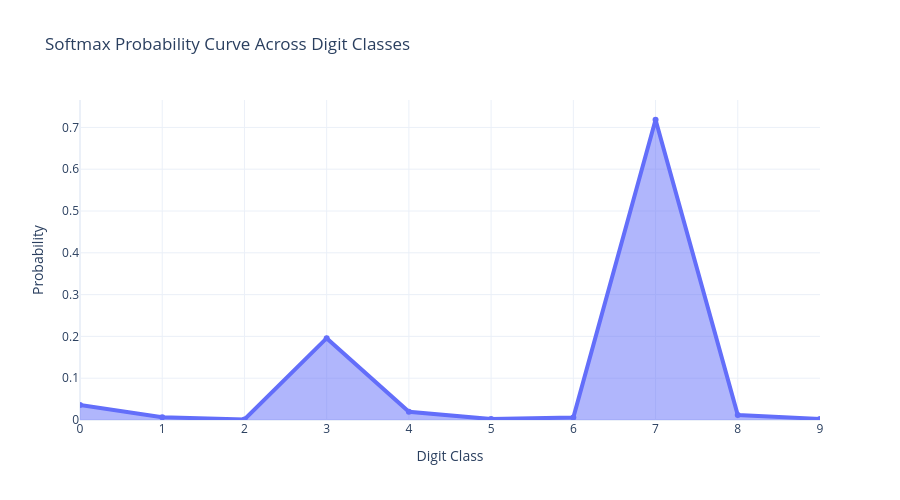

Here is the notebook cell this chart was saved with:
### Markdown cell above
## 🧠 ArgMax, Softmax, and Categorical Cross-Entropy — Theoretical and Practical Difference

This is one of the most important parts of the workshop.

The whiteboard specifically tells us to study:

- **ArgMax**
- **Softmax**
- **Categorical Cross-Entropy**

So we must understand them very clearly.

---

### 1. What is Softmax?

Softmax converts raw output scores called **logits** into **probabilities**.

For example, if the model looks at an image and produces raw scores for digits `0` to `9`, those scores may be any real numbers.  
Softmax transforms them into values like:

- digit 3 → 0.02
- digit 5 → 0.91
- digit 8 → 0.03

These now behave like probabilities and add up to **1.0**.

#### Why do we need it?

Because in multi-class classification, we do not just want a score.  
We want to know **how confident** the model is for each class.

---

### 2. What is ArgMax?

ArgMax simply picks the **index of the highest value**.

If Softmax returns:

`[0.01, 0.03, 0.02, 0.88, 0.06]`

then `ArgMax = 3`, meaning the model predicts **class 3**.

#### Why do we need it?

Because probabilities are useful for interpretation, but at prediction time we usually need **one final answer**.

---

### 3. What is Categorical Cross-Entropy?

Categorical Cross-Entropy is the loss function that tells us **how wrong** the predicted probabilities are.

#### Why do we use it?

Because in classification, it is not enough for the model to predict the correct class only sometimes.  
We want the model to put **high probability on the correct class** and **low probability on the wrong ones**.

If the true class is digit **7**:

- predicting `0.97` for digit 7 is good → low loss
- predicting `0.09` for digit 7 is bad → high loss

---

### Practical relationship between them

These three pieces work together like this:

1. The network produces **logits**
2. **Softmax** converts logits into probabilities
3. **Categorical Cross-Entropy** measures error against the true label
4. **ArgMax** chooses the final predicted class

---

### Real-world analogy

Imagine a doctor is classifying a scan into 5 disease categories.

- **Softmax** = the doctor's confidence for each disease  
- **ArgMax** = the disease the doctor finally selects  
- **Cross-Entropy** = how strongly the doctor is penalized when the correct diagnosis got low confidence

That is why these concepts are central in classification.

### Code cell
# -----------------------------------------
# Softmax, ArgMax, and Cross-Entropy Demo
# -----------------------------------------
sample_index = 0
sample_logits = np.array([2.1, 0.4, -1.2, 3.8, 1.5, -0.7, 0.3, 5.1, 1.0, -0.5])
sample_probs = softmax_numpy(sample_logits)
sample_pred = int(np.argmax(sample_probs))
sample_true = 7

y_true_one_hot = np.zeros(10)
y_true_one_hot[sample_true] = 1
sample_cce = categorical_cross_entropy_one_hot(y_true_one_hot, sample_probs)

prob_df = pd.DataFrame({
    "Digit Class": list(range(10)),
    "Logit": sample_logits,
    "Softmax Probability": sample_probs
}).sort_values("Softmax Probability", ascending=False).reset_index(drop=True)

display(Markdown(f"""
### ✅ Interpretation of the Demo

- **True label**: `{sample_true}`
- **Predicted class from ArgMax**: `{sample_pred}`
- **Cross-Entropy loss**: `{sample_cce:.4f}`

This means the model assigned the highest probability to class `{sample_pred}`.  
Because the true label is also `{sample_true}`, the loss becomes relatively small.
"""))

styled_metric_table(
    prob_df.rename(columns={"Softmax Probability": "Test Accuracy", "Logit": "Train Time (sec)"}).assign(
        **{"Final Train Loss": np.nan, "Final Validation Loss": np.nan}
    )[["Digit Class", "Train Time (sec)", "Test Accuracy", "Final Train Loss", "Final Validation Loss"]],
    caption="Softmax Probability Distribution for One Example"
)

fig = go.Figure()
fig.add_trace(go.Scatter(
    x=list(range(10)),
    y=sample_probs,
    mode="lines+markers",
    fill="tozeroy",
    name="Softmax Probabilities",
    line=dict(width=4)
))
fig.update_layout(
    title="Softmax Probability Curve Across Digit Classes",
    template="plotly_white",
    xaxis_title="Digit Class",
    yaxis_title="Probability",
    height=500
)
fig.show()

### Figure 1 — Plotly figure (JSON) as saved in the notebook; plotly's stock layout.template omitted (floating-point values rounded to 4 significant figures)
{"data": [{"fill": "tozeroy", "line": {"width": 4}, "mode": "lines+markers", "name": "Softmax Probabilities", "type": "scatter", "x": [0, 1, 2, 3, 4, 5, 6, 7, 8, 9], "y": [0.03576, 0.006533, 0.001319, 0.1958, 0.01963, 0.002175, 0.005912, 0.7183, 0.0119, 0.002656]}], "layout": {"height": 500, "title": {"text": "Softmax Probability Curve Across Digit Classes"}, "xaxis": {"title": {"text": "Digit Class"}}, "yaxis": {"title": {"text": "Probability"}}}}
